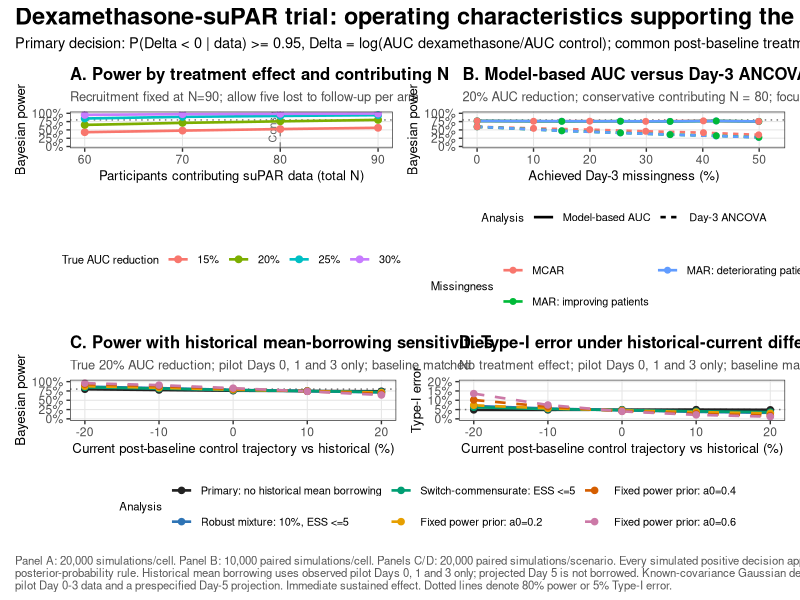
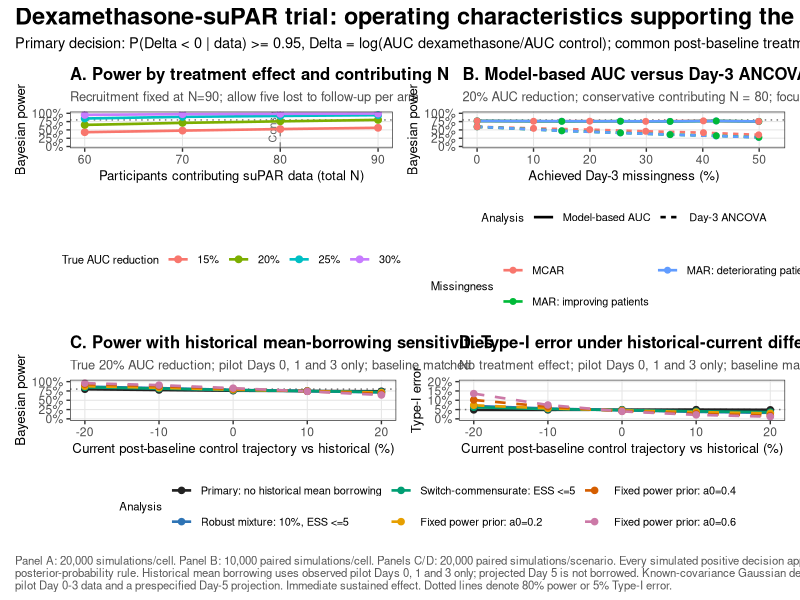
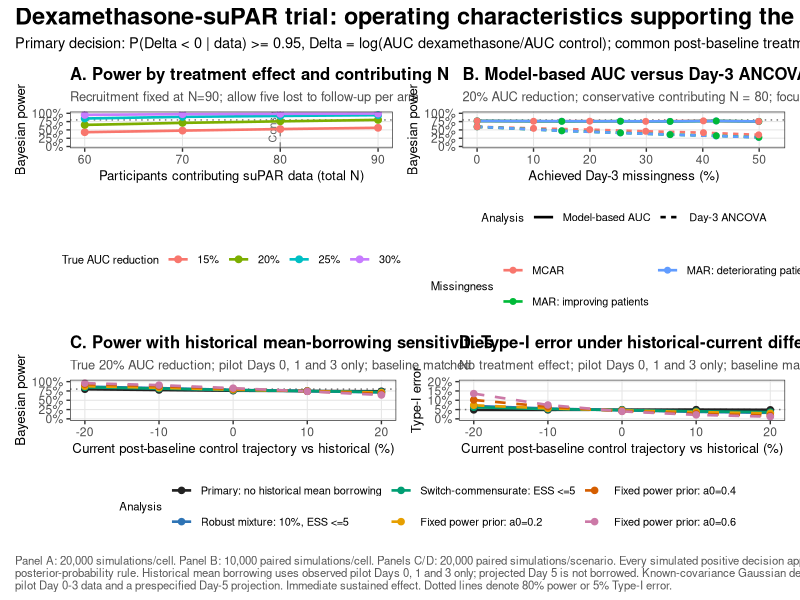

The R source for these figures, in order:
library(tidyverse)
library(patchwork)

power_n <- read_csv(
  "outputs/stage2_day5_panel_a_power.csv",
  show_col_types = FALSE
)
missingness <- read_csv(
  "outputs/stage2_day5_panel_b_missingness.csv",
  show_col_types = FALSE
)
borrowing <- read_csv(
  "outputs/borrowing_approaches_type1_power.csv",
  show_col_types = FALSE
)

stopifnot(
  all(power_n$treatment_prior_sd == 1),
  all(missingness$treatment_prior_sd == 1),
  all(borrowing$treatment_prior_sd == 1),
  all(power_n$posterior_cutoff == .95),
  all(missingness$posterior_cutoff == .95),
  all(borrowing$posterior_cutoff == .95)
)

theme_stage2 <- function() {
  theme_bw(base_size = 10.5) +
    theme(
      plot.title = element_text(face = "bold", size = 12),
      plot.subtitle = element_text(size = 9.3, colour = "grey30"),
      panel.grid.minor = element_blank(),
      panel.grid.major = element_line(colour = "grey90", linewidth = .35),
      legend.text = element_text(size = 7.9),
      legend.title = element_text(size = 8.2),
      axis.title = element_text(size = 9.5),
      axis.text = element_text(size = 8.7)
    )
}

effect_colours <- c(
  "15%" = "#F8766D",
  "20%" = "#7CAE00",
  "25%" = "#00BFC4",
  "30%" = "#C77CFF"
)

panel_a <- power_n |>
  filter(reduction > 0) |>
  mutate(effect = factor(
    scales::percent(reduction, accuracy = 1),
    levels = names(effect_colours)
  )) |>
  ggplot(aes(total_n, probability_success, colour = effect)) +
  geom_hline(yintercept = .80, linetype = "dotted", colour = "grey45") +
  geom_vline(xintercept = 80, linetype = "dashed", colour = "grey55") +
  annotate(
    "text", x = 79.2, y = .12,
    label = "Conservative contributing N = 80",
    angle = 90, hjust = 0, size = 2.7, colour = "grey35"
  ) +
  geom_line(linewidth = .9) +
  geom_point(size = 2) +
  coord_cartesian(ylim = c(0, 1)) +
  scale_colour_manual(values = effect_colours) +
  scale_x_continuous(breaks = seq(60, 90, 10)) +
  scale_y_continuous(labels = scales::label_percent(accuracy = 1)) +
  labs(
    title = "A. Power by treatment effect and contributing N",
    subtitle = "Recruitment fixed at N=90; allow five lost to follow-up per arm",
    x = "Participants contributing suPAR data (total N)",
    y = "Bayesian power",
    colour = "True AUC reduction"
  ) +
  theme_stage2() +
  guides(colour = guide_legend(nrow = 1)) +
  theme(legend.position = "bottom")

missing_labels <- c(
  mcar = "MCAR",
  mar_improvement = "MAR: improving patients",
  mar_deterioration = "MAR: deteriorating patients"
)
missing_colours <- c(
  "MCAR" = "#F8766D",
  "MAR: improving patients" = "#00BA38",
  "MAR: deteriorating patients" = "#619CFF"
)

panel_b <- missingness |>
  mutate(
    mechanism = factor(
      missing_labels[missing_mechanism],
      levels = unname(missing_labels)
    ),
    analysis = factor(
      analysis,
      levels = c("Model-based AUC", "Day-3 ANCOVA")
    )
  ) |>
  ggplot(aes(
    100 * achieved_day3_missingness,
    probability_success,
    colour = mechanism,
    linetype = analysis
  )) +
  geom_hline(yintercept = .80, linetype = "dotted", colour = "grey45") +
  geom_line(linewidth = .9) +
  geom_point(size = 1.7) +
  coord_cartesian(ylim = c(0, 1)) +
  scale_colour_manual(values = missing_colours) +
  scale_x_continuous(breaks = seq(0, 50, 10), limits = c(0, 52)) +
  scale_y_continuous(labels = scales::label_percent(accuracy = 1)) +
  labs(
    title = "B. Model-based AUC versus Day-3 ANCOVA",
    subtitle = "20% AUC reduction; conservative contributing N = 80; focused Day-3 loss",
    x = "Achieved Day-3 missingness (%)",
    y = "Bayesian power",
    colour = "Missingness",
    linetype = "Analysis"
  ) +
  theme_stage2() +
  guides(
    linetype = guide_legend(order = 1, nrow = 1),
    colour = guide_legend(order = 2, nrow = 2)
  ) +
  theme(legend.position = "bottom", legend.box = "vertical")

approach_labels <- c(
  "No historical mean borrowing (primary)" = "Primary: no historical mean borrowing",
  "Robust mixture (10%; ESS cap 5)" = "Robust mixture: 10%, ESS <=5",
  "Switch-commensurate (ESS cap 5)" = "Switch-commensurate: ESS <=5",
  "Power prior a0 = 0.2" = "Fixed power prior: a0=0.2",
  "Power prior a0 = 0.4" = "Fixed power prior: a0=0.4",
  "Power prior a0 = 0.6" = "Fixed power prior: a0=0.6"
)
approach_colours <- c(
  "Primary: no historical mean borrowing" = "#222222",
  "Robust mixture: 10%, ESS <=5" = "#2E74B5",
  "Switch-commensurate: ESS <=5" = "#009E73",
  "Fixed power prior: a0=0.2" = "#E69F00",
  "Fixed power prior: a0=0.4" = "#D55E00",
  "Fixed power prior: a0=0.6" = "#CC79A7"
)
approach_linetypes <- c(
  "Primary: no historical mean borrowing" = "solid",
  "Robust mixture: 10%, ESS <=5" = "solid",
  "Switch-commensurate: ESS <=5" = "solid",
  "Fixed power prior: a0=0.2" = "dashed",
  "Fixed power prior: a0=0.4" = "dashed",
  "Fixed power prior: a0=0.6" = "dashed"
)

borrowing_plot <- borrowing |>
  mutate(approach = factor(
    approach_labels[approach],
    levels = unname(approach_labels)
  ))

panel_c <- borrowing_plot |>
  filter(reduction == .20) |>
  ggplot(aes(drift_pct, probability_success, colour = approach, linetype = approach)) +
  geom_hline(yintercept = .80, linetype = "dotted", colour = "grey45") +
  geom_line(linewidth = .9) +
  geom_point(size = 1.9) +
  coord_cartesian(ylim = c(0, 1)) +
  scale_colour_manual(values = approach_colours) +
  scale_linetype_manual(values = approach_linetypes) +
  scale_x_continuous(breaks = seq(-20, 20, 10)) +
  scale_y_continuous(labels = scales::label_percent(accuracy = 1)) +
  labs(
    title = "C. Power with historical mean-borrowing sensitivities",
    subtitle = "True 20% AUC reduction; pilot Days 0, 1 and 3 only; baseline matched",
    x = "Current post-baseline control trajectory vs historical (%)",
    y = "Bayesian power",
    colour = "Analysis",
    linetype = "Analysis"
  ) +
  theme_stage2()

panel_d <- borrowing_plot |>
  filter(reduction == 0) |>
  ggplot(aes(drift_pct, probability_success, colour = approach, linetype = approach)) +
  geom_hline(yintercept = .05, linetype = "dotted", colour = "grey45") +
  geom_line(linewidth = .9) +
  geom_point(size = 1.9) +
  coord_cartesian(ylim = c(0, .20)) +
  scale_colour_manual(values = approach_colours) +
  scale_linetype_manual(values = approach_linetypes) +
  scale_x_continuous(breaks = seq(-20, 20, 10)) +
  scale_y_continuous(
    breaks = seq(0, .20, .05),
    labels = scales::label_percent(accuracy = 1)
  ) +
  labs(
    title = "D. Type-I error under historical-current differences",
    subtitle = "No treatment effect; pilot Days 0, 1 and 3 only; baseline matched",
    x = "Current post-baseline control trajectory vs historical (%)",
    y = "Type-I error",
    colour = "Analysis",
    linetype = "Analysis"
  ) +
  theme_stage2()

top <- panel_a | panel_b
bottom <- (panel_c | panel_d) + plot_layout(guides = "collect") &
  theme(legend.position = "bottom")

figure <- (top / bottom) +
  plot_layout(heights = c(1, 1.12)) +
  plot_annotation(
    title = "Dexamethasone-suPAR trial: operating characteristics supporting the primary analysis",
    subtitle = paste0(
      "Primary decision: P(Delta < 0 | data) >= 0.95, Delta = log(AUC dexamethasone/AUC control); ",
      "common post-baseline treatment-effect prior N(0, 1^2); recruit N=90, with conservative contributing N=80"
    ),
    caption = stringr::str_wrap(paste0(
      "Panel A: ", scales::comma(unique(power_n$n_sim)),
      " simulations/cell. Panel B: ", scales::comma(unique(missingness$n_sim)),
      " paired simulations/cell. Panels C/D: ",
      scales::comma(unique(borrowing$n_sim)),
      " paired simulations/scenario. Every simulated positive decision applies the stated 0.95 posterior-probability rule. Historical mean borrowing uses observed pilot Days 0, 1 and 3 only; projected Day 5 is not borrowed. Known-covariance Gaussian design approximation using pilot Day 0-3 data and a prespecified Day-5 projection. ",
      "Immediate sustained effect. Dotted lines denote 80% power or 5% Type-I error."
    ), width = 185),
    theme = theme(
      plot.title = element_text(face = "bold", size = 17),
      plot.subtitle = element_text(size = 10.5),
      plot.caption = element_text(size = 8.2, colour = "grey35", hjust = 0)
    )
  )

ggsave(
  "figures/stage2_final_four_panel.png",
  figure,
  width = 14,
  height = 10.4,
  dpi = 300
)
ggsave(
  "figures/stage2_final_four_panel.pdf",
  figure,
  width = 14,
  height = 10.4
)

print(figure)
